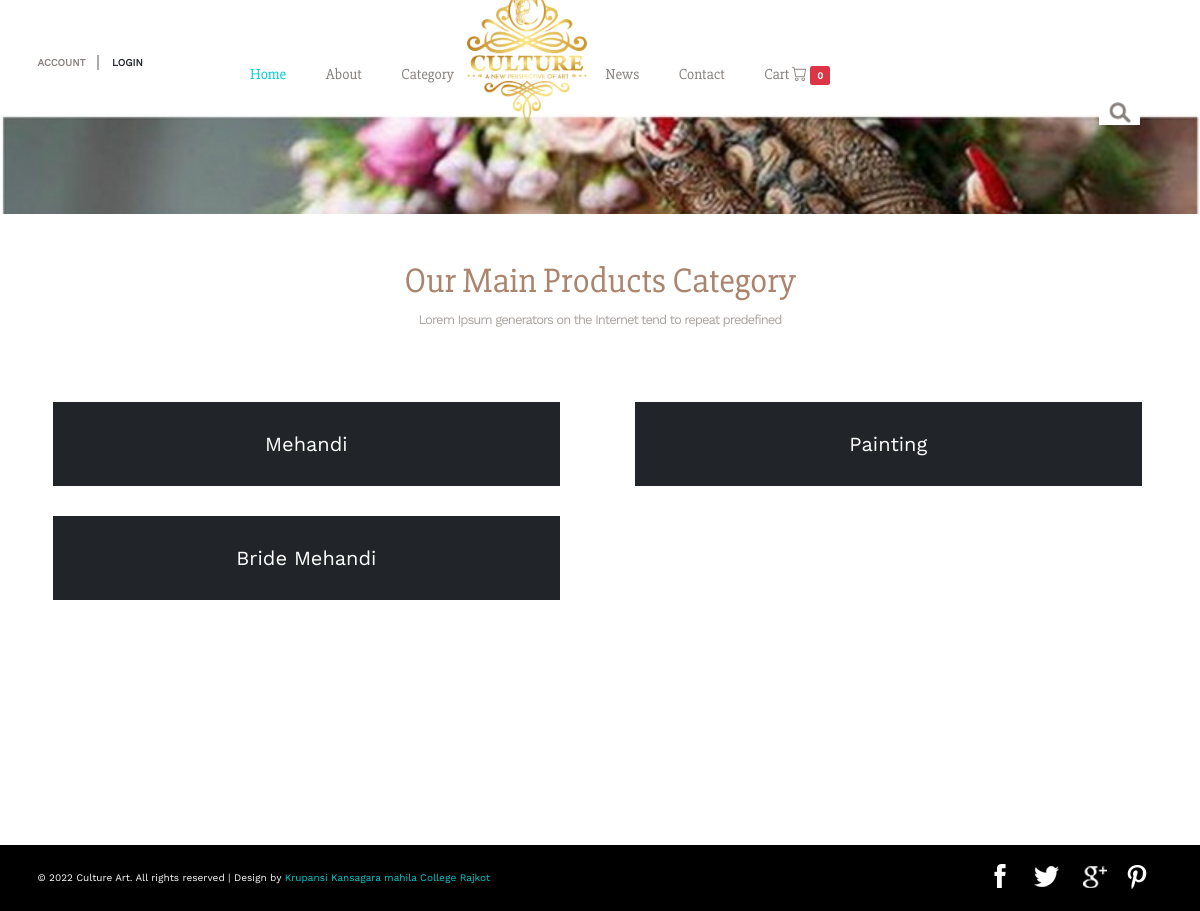
Page /category on the earlier database version.
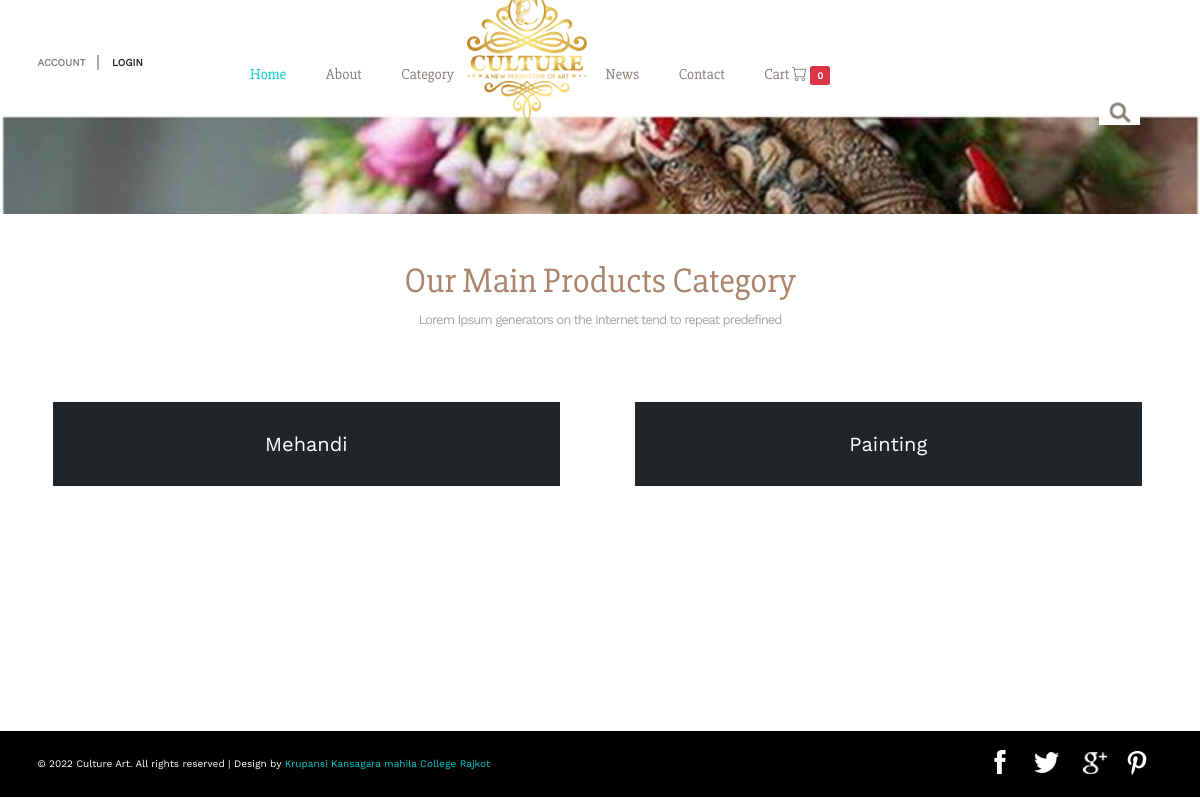
Same page on the later database version.
### tables this page shows
CREATE TABLE `tbl_addcategory` (
  `catid` int(11) NOT NULL,
  `categoryname` varchar(255) NOT NULL,
  `addeddate` varchar(255) NOT NULL
);

### index.php (called while the page is built)
<?php
require_once("controller/controller.php");
?>

### model/model.php (called while the page is built, shortened)
<?php
class model
{
  public $connection="";
  public function __construct()
  {
    try
    {
      $this->connection=new mysqli("localhost","root","","cultureartdb");
    }
    catch(Exception $e)
    {
      die(mysqli_error($this->connection,$e));
    }
  }
  public function selectalldata($table)
  {
    $select="select * from $table";
    $exe=mysqli_query($this->connection,$select);
    while($fetch=mysqli_fetch_array($exe))
    {
      $arr[]=$fetch;
    }
    return $arr;
  }
}
?>

### category.php (the view, shortened to what this page needs)
<div class="banner1 about-bnr">
</div>
<div class="gallery">
	<h1 class="hdng">Our Main Products Category</h1>
	<h2 class="hdng-two">Lorem Ipsum generators on the Internet tend to repeat predefined</h2>
	<div class="gallery-grids">
       <div class="row">
       <?php
       foreach($catnm as $row)
       {
       ?>
       <div class="col-md-5  bg-dark text-white p-5" style="background-color:black; color:white; margin:15px; margin-left:5%; padding:15px"><h2 align="center"><?php echo $row["categoryname"];?></h2></div>
       <?php
       }
       ?>
       </div>
	</div>
</div>

### controller/controller.php (shortened to what this page needs)
<?php
require_once("model/model.php");
class controller extends model
{
    public function __construct()
    {
        $country=$this->selectalldata('tbl_country');
        $state=$this->selectalldata('tbl_state');
        $city=$this->selectalldata('tbl_city');
        $catnm=$this->selectalldata('tbl_addcategory');
        if(isset($_SERVER["PATH_INFO"]))
        {
            switch($_SERVER["PATH_INFO"])
            {
                case '/category':
                    require_once("index.php");
                    require_once("header.php");
                    require_once("category.php");
                    require_once("footer.php");
                    break;
            }
        }
    }
}
$obj=new controller;
?>

### header.php (shortened to what this page needs)
<?php
$mainurl="http://localhost/culture-art/";
$baseurl="http://localhost/culture-art/assets/";
?>
<!DOCTYPE html>
<html>
<head>
<link rel="stylesheet" href="https://cdn.jsdelivr.net/npm/bootstrap-icons@1.9.1/font/bootstrap-icons.css">
<link href="<?php echo $baseurl;?>css/bootstrap.css" type="text/css" rel="stylesheet" media="all">
<link rel="stylesheet" href="<?php echo $baseurl;?>css/flexslider.css" type="text/css" media="screen" />
<link href="https://cdn.jsdelivr.net/npm/bootstrap@5.0.2/dist/css/bootstrap.min.css" rel="stylesheet">
<link href="<?php echo $baseurl;?>css/style.css" type="text/css" rel="stylesheet" media="all">
</head>
<body>
	<div class="header">
		<div class="container">
			<div class="header-left">
			<?php
            if(!isset($_SESSION["rid"]))
			{
			?>
			<ul>
			<li><a href="<?php echo $mainurl;?>register">ACCOUNT</a></li>
		    <li class="login" ><div id="loginContainer"><a href="#" id="loginButton"><span>LOGIN</span></a>
						</div>
					</li>
				</ul>
				<?php
				}
				?>
			</div>
			<div class="logo">
				<img src="<?php echo $baseurl;?>images/logo.png" alt=""/>
			</div>
			<div class="top-nav">
				<ul>
					<li><a class="active" href="<?php echo $mainurl;?>">Home</a></li>
					<li><a href="<?php echo $mainurl;?>about">About</a></li>
					<li><a href="<?php echo $mainurl;?>category">Category</a></li>
                    <li><a href="<?php echo $mainurl;?>news">News</a></li>
					<li><a href="<?php echo $mainurl;?>contact">Contact</a></li>
					<?php
                     if(!isset($_SESSION["rid"]))
					 {
					?>
					<li><a href="<?php echo $mainurl;?>viewcart">Cart <i class="bi bi-cart"> </i><span class="badge bade-danger bg-danger"> 0 </span> </a></li>
					<?php
					 }
					 else
					 {
						?>
					<li><a href="<?php echo $mainurl;?>viewcart">Cart <i class="bi bi-cart"> </i><span class="badge bade-danger bg-danger"><?php echo $tot[0]["total"];?> </span> </a></li>
					<?php
					 }
					 ?>
				</ul>
			</div>
			<div class="search-box">
				<div id="sb-search" class="sb-search">
					<form>
						<span class="sb-icon-search"> </span>
					</form>
				</div>
			</div>
		</div>
	</div>
</body>
</html>

### footer.php
<div class="footer mt-5" style="margin-top:10%">
    <div class="container">
        <div class="footer-left">
            <p> © 2022 Culture Art. All rights reserved | Design by <a href="#">Krupansi Kansagara mahila College Rajkot</a></p>
        </div>
        <div class="social-icons">
            <ul>
                <li><a href="#" class="fb"></a></li>
                <li><a href="#"></a></li>
                <li><a href="#" class="gg"></a></li>
                <li><a href="#" class="pn"></a></li>
            </ul>
        </div>
        <div class="clearfix"> </div>
    </div>
</div>

### assets/css/style.css (style rules this page uses)
body { margin:0; font-family: 'WorkSans-Regular'; }
body a { transition: 0.5s all ease; -webkit-transition: 0.5s all ease; -moz-transition: 0.5s all ease; -o-transition: 0.5s all ease; -ms-transition: 0.5s all ease; text-decoration:none; }
h1,h2,h3,h4,h5,h6 { margin:0; }
p { margin:0; }
ul,label { margin:0; padding:0; }
.header { background: none; position: relative; padding: 5em 0 1.5em; }
.header-left { float: left; margin-top: 0.5em; }
.header-left ul li { display: inline-block; }
.header-left ul li a { font-size: 1em; color: #87807c; }
.header-left ul li a { font-size: 1em; color: #87807c; font-weight: 800; }
.header-left ul li:nth-child(1) { padding-right: 11px; margin-right: 10px; border-right: 2px solid #aaa; }
.logo img { z-index: 999; width: 10% !important; height: auto; margin-left: 27%; margin-top: -5%; position: absolute; }
.top-nav { text-align: center; width:100%; margin: 5px 8px auto; }
.top-nav ul { margin: 8px; }
.top-nav ul li { list-style-type:none; display: inline-block; margin: 0.5em 1.8em; }
.top-nav ul li:nth-child(3) { margin-right: 13em; }
.top-nav li a { color: #87807c; font-size: 1.5em; padding:0; font-family: 'Slabo27px-Regular'; }
.top-nav li a:hover ,.top-nav li a.active { color: #00CED1; }
.banner1 { background:url(../images/banner.jpg)no-repeat 0px 0px; background-size:cover; min-height: 600px; }
.search-box { float: right; }
.sb-search { position: absolute; right: 14%; width: 0%; min-width: 41px; margin: 0; height: 26px; float: right; overflow: hidden; -webkit-transition: width 0.3s; -moz-transition: width 0.3s; transition: width 0.3s; -webkit-backface-visibility: hidden; background: none; }
.sb-icon-search,.sb-search-submit { width: 41px; height: 35px; display: block; position: absolute; right: 0; top: 0px; padding: 0; margin: 0; line-height: 85px; text-align: center; cursor: pointer; }
.sb-icon-search { background:#fff url('../images/search.png') no-repeat center 3px; z-index: 90; }
h1.hdng { font-size: 3.5em; font-family: 'Slabo27px-Regular'; line-height: 1em; color: #AA846D; text-align: center; }
.welcome,.about,.gallery,.news,.codes,.contact,.account { padding: 5em 0; }
.footer { text-align: center; background:#000; padding:1.5em 0; margin-top: 10% !important; }
.footer p { color: #fff; font-size: 1em; margin-top: 10px; }
.footer p a { color:#00CED1; }
.footer-left { float: left; }
.social-icons { float: right; }
.social-icons ul li { display: inline-block; margin-right: 10px; }
.social-icons ul li a { background: url(../images/iconsprite.png)no-repeat 3px -33px; display: block; width: 32px; height: 32px; transition: none; }
.social-icons ul li a.fb { background: url(../images/iconsprite.png)no-repeat 10px 3px; }
.social-icons ul li a.pn { background: url(../images/iconsprite.png)no-repeat 6px -108px; }
.social-icons ul li a.gg { background: url(../images/iconsprite.png)no-repeat 6px -69px; }
.banner1.about-bnr { min-height: 100px; }
#loginContainer { position:relative; }
#loginContainer a span { display:block; }
#loginButton { display:inline-block; position:relative; z-index:30; cursor:pointer; }
.gallery-grids { margin: 6em 0; }
h2.hdng-two { font-size: 1.3em; text-align: center; margin-top: 1em; letter-spacing: -1px; color: #A9A4A1; }
@media (max-width:1440px) { .logo { left: 45.5%; } }
@media (max-width:1440px) { .sb-search { right: 10%; } }
@media (max-width:1366px) { .logo { left: 45.5%; } }
@media (max-width:1280px) { .sb-search { right: 5%; } }
@media (max-width:1280px) { .top-nav { width: 80%; } }
@media (max-width:1280px) { .banner1 { min-height: 500px; } }

Differences in the rows shown:
removed tbl_addcategory: categoryname "Bride Mehandi"
